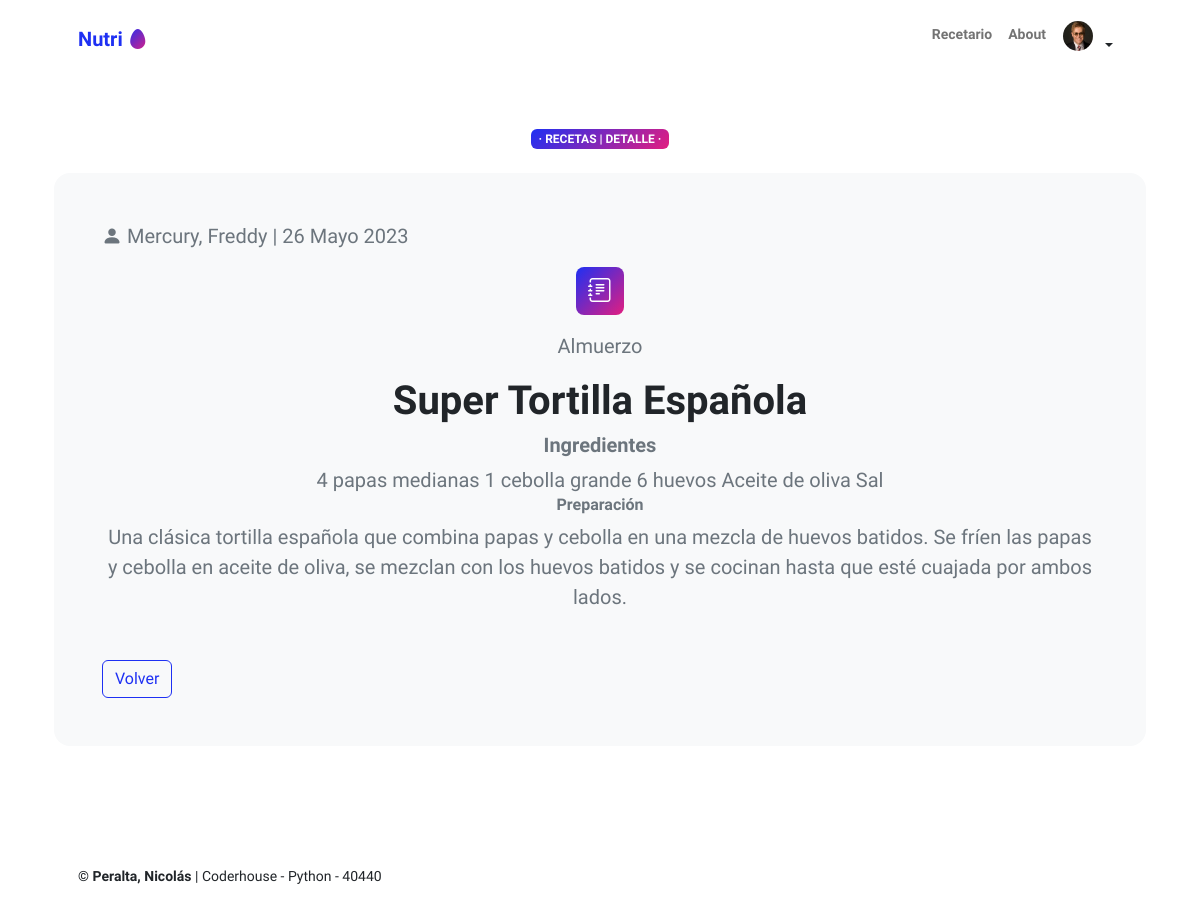
The page /recetas-detalle/17/ (signed in) on the database its author committed.
### pacientes/models.py (models this page shows, shortened)
class Avatar(models.Model):
   user = models.OneToOneField(User, on_delete=models.CASCADE, null=True)
   imagen = models.ImageField(upload_to='avatares', null=True, blank=True)

### recetas/models.py (models this page shows, shortened)
class recetas(models.Model):
    autor = models.ForeignKey(User, on_delete=models.SET_NULL, null=True)
    fecha = models.DateField(null=True)
    titulo = models.CharField(max_length=50)
    categoria = models.CharField(max_length=50, null=True)
    ingredientes = models.TextField()
    detalle = models.TextField()

### recetas/views.py (the view)
# urls.py: path('recetas-detalle/<int:pk>/', views.vista_recetas_detalle, name="recetas_detalle"),
def vista_recetas_detalle(request, pk):
    receta = get_object_or_404(recetas, id=pk)
    contexto = {
        "receta": receta,
    }
    return render(request, 'recetas/recetas_detalle.html', context=contexto)

### recetas/templates/recetas/recetas_detalle.html (shortened to what this page needs)
{% extends 'agenda/base.html' %}
  {% block contenido%}
      <div class="text-center text-xxl-start">
          <div class="badge bg-gradient-primary-to-secondary text-white mb-4"><div class="text-uppercase"> &middot; Recetas | Detalle &middot;</div></div>
      </div>
<div class="bg-light rounded-4 py-5 px-4 px-md-5">
  <div class="text">
    <p class="lead fw-normal text-muted"><i class="bi bi-person-fill" style="margin-right: 5px;"></i>{{ receta.autor.last_name}}, {{ receta.autor.first_name}} |  {{ receta.fecha}}</p>
  </div>
  <div class="text-center mb-5">
    <div class="feature bg-primary bg-gradient-primary-to-secondary text-white rounded-3 mb-3"><i class="bi bi-journal-text"></i></div>
  <div class="text">
    <p class="lead fw-normal text-muted">{{ receta.categoria}}</p>
  </div>
        <h1 class="fw-bolder">{{receta.titulo}}</h1>
        <h5 class="fw-bolder text-muted">Ingredientes</h5>
        <p class="lead fw-normal text-muted mb-0">{{ receta.ingredientes }}</p>
        <h6 class="fw-bolder text-muted">Preparación</h6>
        <p class="lead fw-normal text-muted mb-0">{{ receta.detalle }}</p>
    </div>
  <a href="javascript:history.go(-1)" class="btn btn-outline-primary">Volver</a>
</div>
</div>
  {% endblock contenido%}

### agenda/templates/agenda/base.html (shortened to what this page needs)
{% load static %}
<!DOCTYPE html>
<html lang="en">
  <head>
    <link
      href="https://cdn.jsdelivr.net/npm/bootstrap-icons@1.8.1/font/bootstrap-icons.css"
      rel="stylesheet"
    />
    <link href="{% static 'css/styles.css' %}" rel="stylesheet" />
  </head>
  <body class="d-flex flex-column h-100">
    <main class="flex-shrink-0">
      <nav class="navbar navbar-expand-lg navbar-light bg-white py-3">
        <div class="container px-5">
          <a class="navbar-brand" href="{% url 'index' %}"
            ><span class="fw-bolder text-primary"
              >Nutri <i class="bi bi-egg-fill text-gradient"> </i></span
          ></a>
          <div class="collapse navbar-collapse" id="navbarSupportedContent">
            <ul class="navbar-nav ms-auto mb-2 mb-lg-0 small fw-bolder">
              <li class="nav-item">
                <a class="nav-link" href="{% url 'recetas' %}">Recetario</a>
              </li>
              <li class="nav-item">
                <a class="nav-link" href="{% url 'about' %}">About</a>
              </li>
              {% if user.is_authenticated %}
              <div class="dropdown "  >
                <button
                  class="btn btn-ligth btn-sm dropdown-toggle "
                  type="button"
                  data-bs-toggle="dropdown"
                  aria-haspopup="true"
                  aria-expanded="false"
                >
                    <div style="display: inline-flex;">
                      {% if user.avatar.imagen.url %}
                            <img src="{{ user.avatar.imagen.url }}" style="width: 30px; height: 30px; border-radius: 50%; margin-right: 5px;">
                      {% else %}
                            <img src="{%static 'img/avatar_default.png'%}" style="width: 30px; height: 30px; border-radius: 50%; margin-right: 5px;">
                      {% endif %}
                    </div>
                </button>
                  {% endif %}
              </div>
            </ul>
          </div>
        </div>
      </nav>
      <header class="py-5">
        <div class="container px-5 pb-5">
          <div class="row gx-5 align-items-center">
            {% block contenido%} {% endblock contenido%}
          </div>
      </header>
    </main>
    <footer class="bg-white py-4 mt-auto">
      <div class="container px-5">
        <div
          class="row align-items-center justify-content-between flex-column flex-sm-row"
        >
          <div class="col-auto">
            <div class="small m-0">
              <b> &copy; Peralta, Nicolás</b> | Coderhouse - Python - 40440
            </div>
          </div>
        </div>
      </div>
    </footer>
  </body>
</html>

### rows shown on the page
recetas: autor.last_name "Mercury", autor.first_name "Freddy", fecha "26 Mayo 2023", categoria "Almuerzo", titulo "Super Tortilla Española", ingredientes "4 papas medianas 1 cebolla grande 6 huevos Aceite de oliva Sal", detalle "Una clásica tortilla española que combina papas y cebolla en una mezcla de huevos batidos. Se fríen las papas y cebolla en aceite de oliva, se mezclan con los huevos batidos y se cocinan hasta que esté cuajada por ambos lados."
